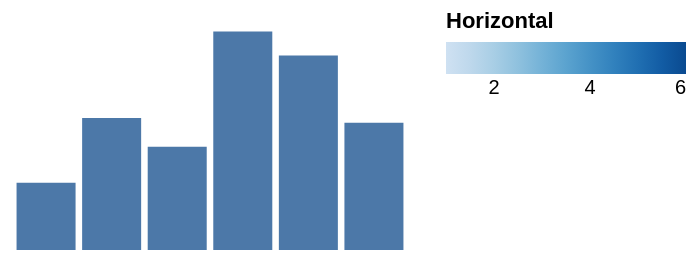

Specify this chart in Vega-Lite:
### Vega specification from a JSON file in a GitHub repository (floating-point values rounded to 4 significant figures)
{"width": 200, "height": 120, "padding": 5, "data": [{"name": "t", "values": [{"a": "Alpha", "b": 28, "c": "x", "d": 1}, {"a": "Bravo", "b": 55, "c": "y", "d": 2}, {"a": "Charlie", "b": 43, "c": "x", "d": 3}, {"a": "Delta", "b": 91, "c": "z", "d": 4}, {"a": "Echo", "b": 81, "c": "y", "d": 5}, {"a": "Foxtrot", "b": 53, "c": "z", "d": 6}]}], "scales": [{"name": "x", "type": "band", "domain": {"data": "t", "field": "a"}, "range": "width", "padding": 0.1}, {"name": "y", "type": "linear", "domain": {"data": "t", "field": "b"}, "range": "height", "nice": true}, {"name": "color", "type": "ordinal", "domain": {"data": "t", "field": "c"}, "range": {"scheme": "category10"}}, {"name": "ramp", "type": "linear", "domain": {"data": "t", "field": "d"}, "range": {"scheme": "blues"}}, {"name": "size", "type": "linear", "domain": {"data": "t", "field": "b"}, "range": [10, 200]}, {"name": "shape", "type": "ordinal", "domain": {"data": "t", "field": "c"}, "range": "symbol"}, {"name": "quant", "type": "quantize", "domain": [0, 100], "range": {"scheme": "greens", "count": 4}}], "marks": [{"type": "rect", "from": {"data": "t"}, "encode": {"enter": {"x": {"scale": "x", "field": "a"}, "width": {"scale": "x", "band": 1}, "y": {"scale": "y", "field": "b"}, "y2": {"scale": "y", "value": 0}}}}], "legends": [{"fill": "ramp", "type": "gradient", "title": "Horizontal", "direction": "horizontal", "gradientLength": 120, "orient": "right"}]}
